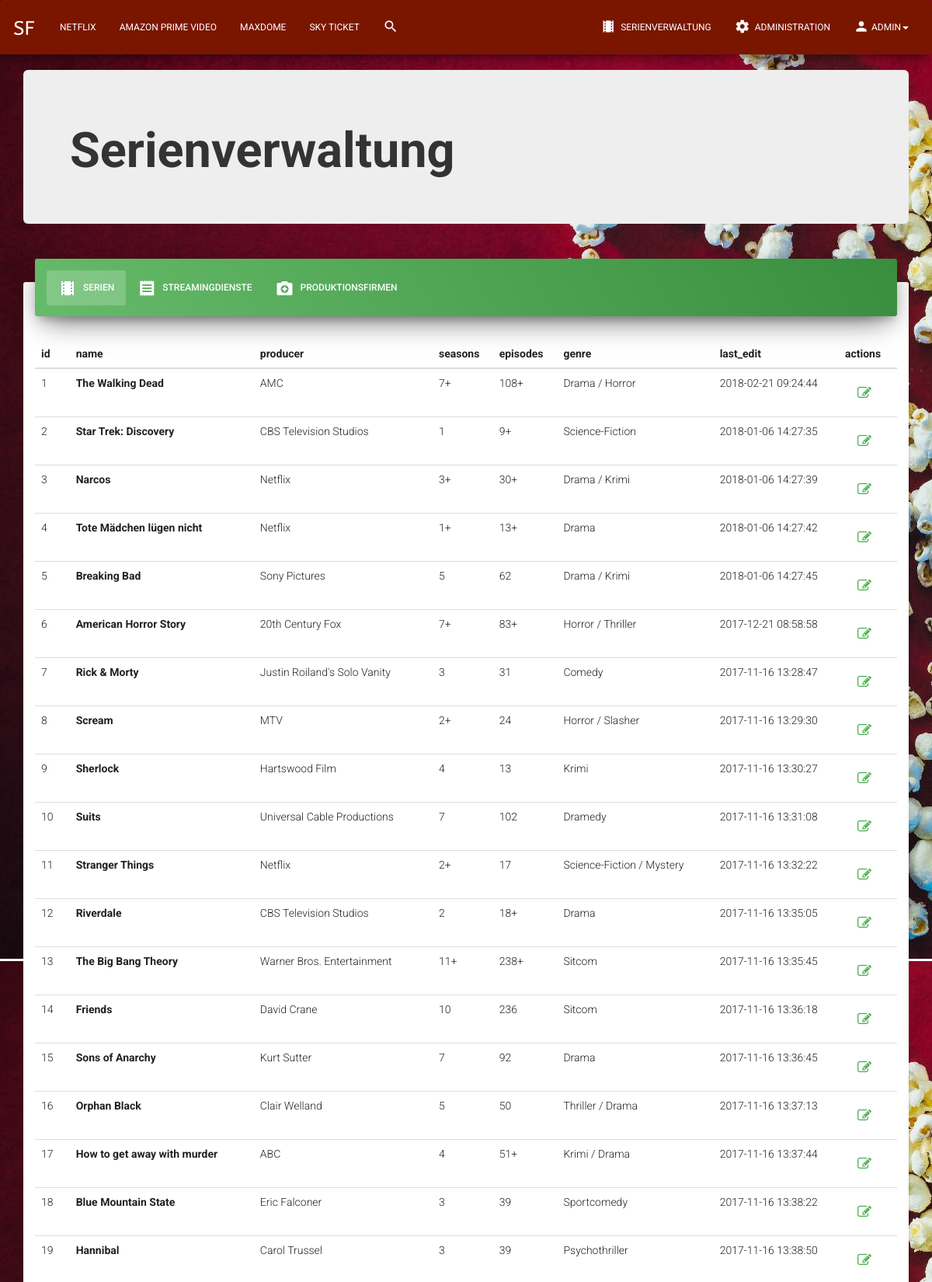
Screenshot of /?p=verwaltung (signed in, upper part) with the database file from the repository.
### tables this page shows
CREATE TABLE `streaming_services` (
  `id` int(8) NOT NULL,
  `name` varchar(32) NOT NULL,
  `website_link` varchar(64) NOT NULL,
  `price_string` varchar(64) NOT NULL
);

CREATE TABLE `users` (
  `id` int(8) NOT NULL,
  `username` varchar(16) NOT NULL,
  `pw` varchar(64) NOT NULL,
  `email` varchar(32) NOT NULL,
  `account_status` int(8) NOT NULL,
  `group_id` int(8) NOT NULL,
  `last_login` varchar(32) NOT NULL
);

CREATE TABLE `series_data` (
  `id` int(8) NOT NULL,
  `name` varchar(64) NOT NULL,
  `producerid` int(8) NOT NULL,
  `seasons` varchar(8) NOT NULL,
  `episodes` varchar(8) NOT NULL,
  `genre` varchar(32) NOT NULL,
  `last_edit` timestamp NOT NULL DEFAULT CURRENT_TIMESTAMP ON UPDATE CURRENT_TIMESTAMP,
  `clicks` int(8) NOT NULL
);

CREATE TABLE `producers` (
  `id` int(8) NOT NULL,
  `name` varchar(64) NOT NULL
);

### api.php (called while the page is built, shortened)
<?php
    function get_mysql() {
        $mysqli = new mysqli('localhost', '', '', 'series-feed');
        $mysqli->set_charset("utf8");
        return $mysqli;
    }
    function get_user($key, $value) {
        return get_mysql()->query("SELECT * FROM users WHERE $key='$value' LIMIT 1")->fetch_assoc();
    }
    function get_group($key, $value) {
        return get_mysql()->query("SELECT * FROM groups WHERE $key='$value'")->fetch_assoc();
    }
    function get_streaming_services() {
        return get_mysql()->query("SELECT * FROM streaming_services");
    }
    function get_all_series() {
        return get_mysql()->query("SELECT * FROM series_data");
    }
    function get_producer($key, $value) {
        return get_mysql()->query("SELECT * FROM producers WHERE $key='$value'")->fetch_assoc();
    }
?>

### pages/verwaltung.php (the view, shortened to what this page needs)
    <div class="jumbotron">
        <h1><strong>Serienverwaltung</strong></h1>
    </div>
    <div class="card card-nav-tabs">
    <div class="header header-success">
        <div class="nav-tabs-navigation">
            <div class="nav-tabs-wrapper">
                <ul class="nav nav-tabs" data-tabs="tabs">
                    <li class="active">
                        <a href="#series" data-toggle="tab">
                            <i class="material-icons">local_movies</i>
                            Serien
                        </a>
                    </li>
                    <li>
                        <a href="#streaming_services" data-toggle="tab">
                            <i class="material-icons">receipt</i>
                            Streamingdienste
                        </a>
                    </li>
                    <li>
                        <a href="#producers" data-toggle="tab">
                            <i class="material-icons">camera_enhance</i>
                            Produktionsfirmen
                        </a>
                    </li>
                </ul>
            </div>
        </div>
    </div>
    <div class="content">
        <div class="tab-content">
            <div class="tab-pane active" id="series">
                <table class="table">
                    <thead>
                        <tr>
                            <th>id</th>
                            <th>name</th>
                            <th>producer</th>
                            <th>seasons</th>
                            <th>episodes</th>
                            <th>genre</th>
                            <th>last_edit</th>
                            <th>actions</th>
                        </tr>
                    </thead>
                    <tbody>
                        <?php
                            $all_series = get_all_series();
                            while($series = $all_series->fetch_assoc())
                            {
                                $producer = get_producer('id', $series['producerid']);
                                ?>
                                <tr>
                                    <td><?php echo $series['id']; ?></td>
                                    <td><strong><?php echo $series['name']; ?></strong></td>
                                    <td><?php echo $producer['name']; ?></td>
                                    <td><?php echo $series['seasons']; ?></td>
                                    <td><?php echo $series['episodes']; ?></td>
                                    <td><?php echo $series['genre']; ?></td>
                                    <td><?php echo $series['last_edit']; ?></td>
                                    <td class="td-actions">
                                        <a type="button" rel="tooltip" title="Edit Series" class="btn btn-success btn-simple btn-xs" href="?p=edit_series&id=<?php echo $series['id']; ?>"><i class="fa fa-edit"></i></a>
                                    </td>
                                </tr>
                                <?php
                            }
                        ?>
                    </tbody>
                </table>
            </div>
        </div>
    </div>
</div>

### pages/header.php (shortened to what this page needs)
<nav class="navbar navbar-custom" role="navigation">
    <div class="container-fluid">
        <div class="navbar-header">
            <a class="navbar-brand" href="index.php">
                <img src="./images/nav_icon.png" width="32px" height="32px">
            </a>
        </div>
        <div class="collapse navbar-collapse" id="bs-example-navbar-collapse-1">
            <ul class="nav navbar-nav">
                <?php
                    if(isset($_SESSION['user']))
                    {
                        $streaming_services = get_streaming_services();
                        while($service = $streaming_services->fetch_assoc())
                        {
                            ?>
                                <li><a href="?p=service&amp;id=<?php echo $service['id']; ?>"><?php echo $service['name']; ?></a></li>
                            <?php
                        }
                        ?>
                            <li><a href="?p=search"><i class="material-icons">search</i></a></li>
                        <?php
                    }
                ?>
            </ul>
            <ul class="nav navbar-nav navbar-right">
                <?php
                    if(isset($_SESSION['user']))
                    {
                        $user = get_user('username', $_SESSION['user']);
                        $group = get_group('id', $user['group_id']);
                        if($group['perm_level'] < 3) {
                            ?>
                                <li><a href="?p=verwaltung"><i class="material-icons">local_movies</i>&nbsp;Serienverwaltung</a></li>
                                <li><a href="?p=admin"><i class="material-icons">settings</i>&nbsp;Administration</a></li>
                            <?php
                        }
                        ?>
                            <li class="dropdown">
                                <a href="#" class="dropdown-toggle" data-toggle="dropdown">
                                    <i class="material-icons">person</i><?php echo $user['username']; ?><b class="caret"></b>
                                </a>
                            </li>
                        <?php
                    } else{
                        echo '<li><a href="?p=login"><i class="material-icons">person</i>&nbsp;Anmelden</a></li>';
                    }
                ?>
            </ul>
        </div>
    </div>
</nav>

### css/custom.css (style rules this page uses)
body { background-image: url("../images/popcorn1.jpg"); background-color: white; background-attachment: fixed; }
.navbar-custom { background-color: #7a1600; }

### rows the page displays
streaming_services: name "NETFLIX"
streaming_services: name "AMAZON PRIME VIDEO"
streaming_services: name "MAXDOME"
streaming_services: name "SKY TICKET"
users: username "ADMIN"
series_data: id "1", name "The Walking Dead", producerid.name "AMC", seasons "7+", episodes "108+", genre "Drama / Horror", last_edit "2018-02-21 09:24:44"
series_data: id "2", name "Star Trek: Discovery", producerid.name "CBS Television Studios", seasons "1", episodes "9+", genre "Science-Fiction", last_edit "2018-01-06 14:27:35"
series_data: id "3", name "Narcos", producerid.name "Netflix", seasons "3+", episodes "30+", genre "Drama / Krimi", last_edit "2018-01-06 14:27:39"
series_data: id "4", name "Tote Mädchen lügen nicht", producerid.name "Netflix", seasons "1+", episodes "13+", genre "Drama", last_edit "2018-01-06 14:27:42"
series_data: id "5", name "Breaking Bad", producerid.name "Sony Pictures", seasons "5", episodes "62", genre "Drama / Krimi", last_edit "2018-01-06 14:27:45"
series_data: id "6", name "American Horror Story", producerid.name "20th Century Fox", seasons "7+", episodes "83+", genre "Horror / Thriller", last_edit "2017-12-21 08:58:58"
series_data: id "7", name "Rick & Morty", producerid.name "Justin Roiland's Solo Vanity", seasons "3", episodes "31", genre "Comedy", last_edit "2017-11-16 13:28:47"
series_data: id "8", name "Scream", producerid.name "MTV", seasons "2+", episodes "24", genre "Horror / Slasher", last_edit "2017-11-16 13:29:30"
series_data: id "9", name "Sherlock", producerid.name "Hartswood Film", seasons "4", episodes "13", genre "Krimi", last_edit "2017-11-16 13:30:27"
series_data: id "10", name "Suits", producerid.name "Universal Cable Productions", seasons "7", episodes "102", genre "Dramedy", last_edit "2017-11-16 13:31:08"
series_data: id "11", name "Stranger Things", producerid.name "Netflix", seasons "2+", episodes "17", genre "Science-Fiction / Mystery", last_edit "2017-11-16 13:32:22"
series_data: id "12", name "Riverdale", producerid.name "CBS Television Studios", seasons "2", episodes "18+", genre "Drama", last_edit "2017-11-16 13:35:05"
series_data: id "13", name "The Big Bang Theory", producerid.name "Warner Bros. Entertainment", seasons "11+", episodes "238+", genre "Sitcom", last_edit "2017-11-16 13:35:45"
series_data: id "14", name "Friends", producerid.name "David Crane", seasons "10", episodes "236", genre "Sitcom", last_edit "2017-11-16 13:36:18"
series_data: id "15", name "Sons of Anarchy", producerid.name "Kurt Sutter", seasons "7", episodes "92", genre "Drama", last_edit "2017-11-16 13:36:45"
series_data: id "16", name "Orphan Black", producerid.name "Clair Welland", seasons "5", episodes "50", genre "Thriller / Drama", last_edit "2017-11-16 13:37:13"
series_data: id "17", name "How to get away with murder", producerid.name "ABC", seasons "4", episodes "51+", genre "Krimi / Drama", last_edit "2017-11-16 13:37:44"
series_data: id "18", name "Blue Mountain State", producerid.name "Eric Falconer", seasons "3", episodes "39", genre "Sportcomedy", last_edit "2017-11-16 13:38:22"
series_data: id "19", name "Hannibal", producerid.name "Carol Trussel", seasons "3", episodes "39", genre "Psychothriller", last_edit "2017-11-16 13:38:50"
